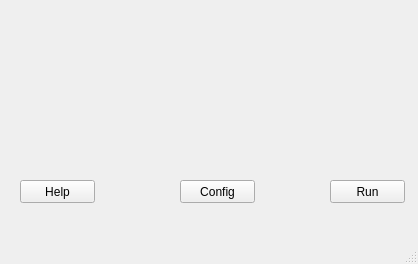
<?xml version="1.0" encoding="UTF-8"?>
<ui version="4.0">
 <class>MainWindow</class>
 <widget class="QMainWindow" name="MainWindow">
  <property name="geometry">
   <rect>
    <x>0</x>
    <y>0</y>
    <width>418</width>
    <height>264</height>
   </rect>
  </property>
  <property name="windowTitle">
   <string>MainWindow</string>
  </property>
  <widget class="QWidget" name="centralwidget">
   <widget class="QPushButton" name="pushButton">
    <property name="geometry">
     <rect>
      <x>330</x>
      <y>180</y>
      <width>75</width>
      <height>23</height>
     </rect>
    </property>
    <property name="text">
     <string>Run</string>
    </property>
   </widget>
   <widget class="QPushButton" name="pushButton_2">
    <property name="geometry">
     <rect>
      <x>20</x>
      <y>180</y>
      <width>75</width>
      <height>23</height>
     </rect>
    </property>
    <property name="text">
     <string>Help</string>
    </property>
   </widget>
   <widget class="QPushButton" name="pushButton_3">
    <property name="geometry">
     <rect>
      <x>180</x>
      <y>180</y>
      <width>75</width>
      <height>23</height>
     </rect>
    </property>
    <property name="text">
     <string>Config</string>
    </property>
   </widget>
  </widget>
  <widget class="QMenuBar" name="menubar">
   <property name="geometry">
    <rect>
     <x>0</x>
     <y>0</y>
     <width>418</width>
     <height>23</height>
    </rect>
   </property>
  </widget>
  <widget class="QStatusBar" name="statusbar"/>
 </widget>
 <resources/>
 <connections/>
</ui>
